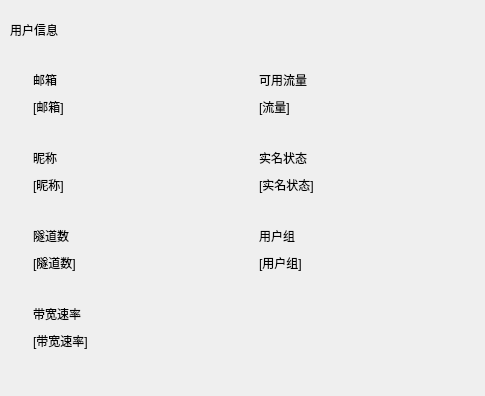
<?xml version="1.0" encoding="UTF-8"?>
<ui version="4.0">
 <class>userInfoContainer</class>
 <widget class="QWidget" name="userInfoContainer">
  <property name="geometry">
   <rect>
    <x>0</x>
    <y>0</y>
    <width>485</width>
    <height>396</height>
   </rect>
  </property>
  <property name="windowTitle">
   <string/>
  </property>
  <widget class="QWidget" name="userInfoWidget" native="true">
   <property name="geometry">
    <rect>
     <x>10</x>
     <y>20</y>
     <width>471</width>
     <height>361</height>
    </rect>
   </property>
   <property name="sizePolicy">
    <sizepolicy hsizetype="Expanding" vsizetype="Expanding">
     <horstretch>0</horstretch>
     <verstretch>0</verstretch>
    </sizepolicy>
   </property>
   <property name="minimumSize">
    <size>
     <width>350</width>
     <height>241</height>
    </size>
   </property>
   <layout class="QGridLayout" name="gridLayout">
    <item row="0" column="1">
     <spacer name="horizontalSpacer">
      <property name="orientation">
       <enum>Qt::Horizontal</enum>
      </property>
      <property name="sizeHint" stdset="0">
       <size>
        <width>40</width>
        <height>20</height>
       </size>
      </property>
     </spacer>
    </item>
    <item row="1" column="0" colspan="2">
     <widget class="QWidget" name="widget" native="true">
      <property name="sizePolicy">
       <sizepolicy hsizetype="Expanding" vsizetype="Expanding">
        <horstretch>0</horstretch>
        <verstretch>0</verstretch>
       </sizepolicy>
      </property>
      <layout class="QGridLayout" name="gridLayout_2">
       <item row="0" column="0">
        <widget class="CardWidget" name="emailWidget">
         <property name="sizePolicy">
          <sizepolicy hsizetype="Preferred" vsizetype="Fixed">
           <horstretch>0</horstretch>
           <verstretch>0</verstretch>
          </sizepolicy>
         </property>
         <property name="minimumSize">
          <size>
           <width>215</width>
           <height>65</height>
          </size>
         </property>
         <property name="maximumSize">
          <size>
           <width>215</width>
           <height>65</height>
          </size>
         </property>
         <layout class="QVBoxLayout" name="verticalLayout_2">
          <item>
           <widget class="SubtitleLabel" name="emailTitle">
            <property name="sizePolicy">
             <sizepolicy hsizetype="Fixed" vsizetype="Fixed">
              <horstretch>0</horstretch>
              <verstretch>0</verstretch>
             </sizepolicy>
            </property>
            <property name="text">
             <string>邮箱</string>
            </property>
           </widget>
          </item>
          <item>
           <widget class="BodyLabel" name="email">
            <property name="text">
             <string>[邮箱]</string>
            </property>
           </widget>
          </item>
         </layout>
        </widget>
       </item>
       <item row="0" column="1">
        <widget class="CardWidget" name="trafficWidget">
         <property name="minimumSize">
          <size>
           <width>215</width>
           <height>65</height>
          </size>
         </property>
         <property name="maximumSize">
          <size>
           <width>215</width>
           <height>65</height>
          </size>
         </property>
         <layout class="QVBoxLayout" name="verticalLayout_4">
          <item>
           <widget class="SubtitleLabel" name="trafficTitle">
            <property name="sizePolicy">
             <sizepolicy hsizetype="Fixed" vsizetype="Fixed">
              <horstretch>0</horstretch>
              <verstretch>0</verstretch>
             </sizepolicy>
            </property>
            <property name="text">
             <string>可用流量</string>
            </property>
           </widget>
          </item>
          <item>
           <widget class="BodyLabel" name="traffic">
            <property name="text">
             <string>[流量]</string>
            </property>
           </widget>
          </item>
         </layout>
        </widget>
       </item>
       <item row="1" column="0">
        <widget class="CardWidget" name="nickNameWidget">
         <property name="minimumSize">
          <size>
           <width>215</width>
           <height>65</height>
          </size>
         </property>
         <property name="maximumSize">
          <size>
           <width>215</width>
           <height>65</height>
          </size>
         </property>
         <layout class="QVBoxLayout" name="verticalLayout">
          <item>
           <widget class="SubtitleLabel" name="nickNameTitle">
            <property name="sizePolicy">
             <sizepolicy hsizetype="Fixed" vsizetype="Fixed">
              <horstretch>0</horstretch>
              <verstretch>0</verstretch>
             </sizepolicy>
            </property>
            <property name="text">
             <string>昵称</string>
            </property>
           </widget>
          </item>
          <item>
           <widget class="BodyLabel" name="nickName">
            <property name="text">
             <string>[昵称]</string>
            </property>
           </widget>
          </item>
         </layout>
        </widget>
       </item>
       <item row="1" column="1">
        <widget class="CardWidget" name="realNameWidget">
         <property name="minimumSize">
          <size>
           <width>215</width>
           <height>65</height>
          </size>
         </property>
         <property name="maximumSize">
          <size>
           <width>215</width>
           <height>65</height>
          </size>
         </property>
         <layout class="QVBoxLayout" name="verticalLayout_5">
          <item>
           <widget class="SubtitleLabel" name="realNameTitle">
            <property name="sizePolicy">
             <sizepolicy hsizetype="Fixed" vsizetype="Fixed">
              <horstretch>0</horstretch>
              <verstretch>0</verstretch>
             </sizepolicy>
            </property>
            <property name="text">
             <string>实名状态</string>
            </property>
           </widget>
          </item>
          <item>
           <widget class="BodyLabel" name="realName">
            <property name="text">
             <string>[实名状态]</string>
            </property>
           </widget>
          </item>
         </layout>
        </widget>
       </item>
       <item row="2" column="0">
        <widget class="CardWidget" name="numOfProxiesWidget">
         <property name="minimumSize">
          <size>
           <width>215</width>
           <height>65</height>
          </size>
         </property>
         <property name="maximumSize">
          <size>
           <width>215</width>
           <height>65</height>
          </size>
         </property>
         <layout class="QVBoxLayout" name="verticalLayout_3">
          <item>
           <widget class="SubtitleLabel" name="numOfProxiesTitle">
            <property name="sizePolicy">
             <sizepolicy hsizetype="Fixed" vsizetype="Fixed">
              <horstretch>0</horstretch>
              <verstretch>0</verstretch>
             </sizepolicy>
            </property>
            <property name="text">
             <string>隧道数</string>
            </property>
           </widget>
          </item>
          <item>
           <widget class="BodyLabel" name="numOfProxies">
            <property name="text">
             <string>[隧道数]</string>
            </property>
           </widget>
          </item>
         </layout>
        </widget>
       </item>
       <item row="2" column="1">
        <widget class="CardWidget" name="groupWidget">
         <property name="minimumSize">
          <size>
           <width>215</width>
           <height>65</height>
          </size>
         </property>
         <property name="maximumSize">
          <size>
           <width>215</width>
           <height>65</height>
          </size>
         </property>
         <layout class="QVBoxLayout" name="verticalLayout_6">
          <item>
           <widget class="SubtitleLabel" name="groupTitle">
            <property name="sizePolicy">
             <sizepolicy hsizetype="Fixed" vsizetype="Fixed">
              <horstretch>0</horstretch>
              <verstretch>0</verstretch>
             </sizepolicy>
            </property>
            <property name="text">
             <string>用户组</string>
            </property>
           </widget>
          </item>
          <item>
           <widget class="BodyLabel" name="group">
            <property name="text">
             <string>[用户组]</string>
            </property>
           </widget>
          </item>
         </layout>
        </widget>
       </item>
       <item row="3" column="0">
        <widget class="CardWidget" name="inoutLimitWidget">
         <property name="sizePolicy">
          <sizepolicy hsizetype="Fixed" vsizetype="Fixed">
           <horstretch>0</horstretch>
           <verstretch>0</verstretch>
          </sizepolicy>
         </property>
         <property name="minimumSize">
          <size>
           <width>215</width>
           <height>65</height>
          </size>
         </property>
         <property name="maximumSize">
          <size>
           <width>215</width>
           <height>65</height>
          </size>
         </property>
         <layout class="QVBoxLayout" name="verticalLayout_7">
          <item>
           <widget class="SubtitleLabel" name="inoutLimitTitle">
            <property name="sizePolicy">
             <sizepolicy hsizetype="Fixed" vsizetype="Fixed">
              <horstretch>0</horstretch>
              <verstretch>0</verstretch>
             </sizepolicy>
            </property>
            <property name="text">
             <string>带宽速率</string>
            </property>
           </widget>
          </item>
          <item>
           <widget class="BodyLabel" name="inoutLimit">
            <property name="text">
             <string>[带宽速率]</string>
            </property>
           </widget>
          </item>
         </layout>
        </widget>
       </item>
      </layout>
     </widget>
    </item>
    <item row="0" column="0">
     <widget class="TitleLabel" name="userInfoTitle">
      <property name="sizePolicy">
       <sizepolicy hsizetype="Fixed" vsizetype="Fixed">
        <horstretch>0</horstretch>
        <verstretch>0</verstretch>
       </sizepolicy>
      </property>
      <property name="text">
       <string>用户信息</string>
      </property>
     </widget>
    </item>
   </layout>
  </widget>
 </widget>
 <customwidgets>
  <customwidget>
   <class>CardWidget</class>
   <extends>QFrame</extends>
   <header>qfluentwidgets</header>
   <container>1</container>
  </customwidget>
  <customwidget>
   <class>BodyLabel</class>
   <extends>QLabel</extends>
   <header>qfluentwidgets</header>
  </customwidget>
  <customwidget>
   <class>SubtitleLabel</class>
   <extends>QLabel</extends>
   <header>qfluentwidgets</header>
  </customwidget>
  <customwidget>
   <class>TitleLabel</class>
   <extends>QLabel</extends>
   <header>qfluentwidgets</header>
  </customwidget>
 </customwidgets>
 <resources/>
 <connections/>
</ui>
